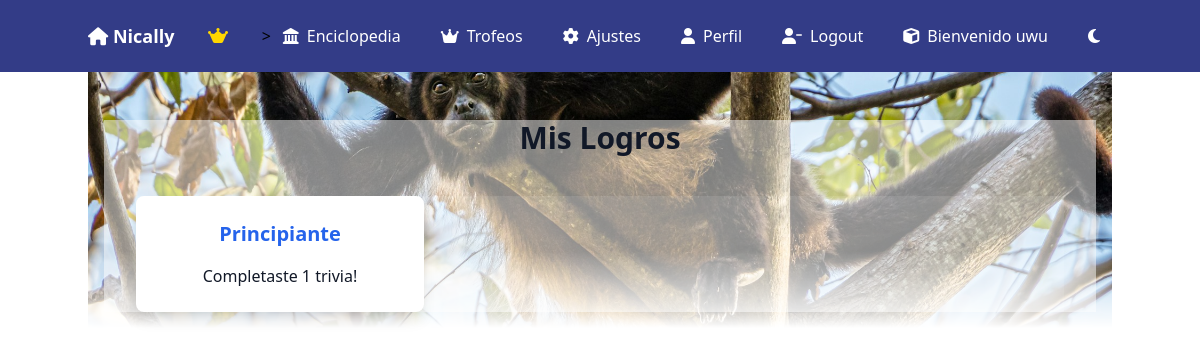
The app's page /achievements (signed in) with its own data.
### tables this page shows
CREATE TABLE achievements (
  achievement_id integer,
  title text,
  description text,
  PRIMARY KEY(achievement_id)
);

CREATE TABLE users (
  id integer,
  gmail text,
  password text,
  username text,
  gender char(1),
  birthday integer,
  PRIMARY KEY (id)
);

CREATE TABLE images (
  image text,
  image_id integer,
  horario integer,
  grande integer,
  PRIMARY KEY (image)
);

### app.py (the view)
@app.route("/achievements")
@require_profile_completion
def trophy():
     imagen_dia = get_random_image(1,0)
     imagen_noche = get_random_image(0,0)
     print(f"\n {imagen_dia}")
     print(f"\n {imagen_noche}")
     if "user_id" in session:
        con = get_con_connection()
        user_achievements = con.execute("""
            SELECT achievements.title, achievements.description
            FROM achievements
            JOIN user_achievements ON achievements.achievement_id = user_achievements.achievement_id
            WHERE user_achievements.user_id = ?
        """, (session["user_id"],)).fetchall()
        print(user_achievements)
        con.close()
        return render_template("achievements.html",imagen_dia = imagen_dia, imagen_noche = imagen_noche, achievements=user_achievements, username = session['username'])
     return redirect("/")

### app.py (called while the page is built)
@app.after_request
def after_request(response):
    response.headers["Cache-Control"] = "no-cache, no-store, must-revalidate"
    response.headers["Expires"] = 0
    response.headers["Pragma"] = "no-cache"
    return response

@app.context_processor
def inject_dark_mode():
    return dict(dark_mode=session.get('dark_mode', False))

def get_random_image(horario, grande):
    con = get_con_connection()
    rows = con.execute(
        "SELECT image FROM images WHERE horario = ? AND grande = ?",
        (horario, grande)
    ).fetchall()
    imagenes = [dict(row) for row in rows]
    if imagenes:
        return random.choice(imagenes)['image']
    return None

### helpers.py (called while the page is built)
def get_con_connection():
    db_path = os.path.abspath("users.db")
    con = sqlite3.connect(db_path)
    con.row_factory = sqlite3.Row
    return con

def require_profile_completion(f):
    @wraps(f)
    def decorated_function(*args, **kwargs):
        user_id = session.get("user_id")
        if not user_id:
            return redirect("/login")
        con = get_con_connection()
        user = con.execute("SELECT username, gender, birthday FROM users WHERE id = ?", (user_id,)).fetchone()
        con.close()
        print(dict(user))
        if not user["username"] or not user["gender"] or not user["birthday"]:
            return redirect("/profile")
        return f(*args, **kwargs)
    return decorated_function

### templates/achievements.html (shortened to what this page needs)
{% extends "layout.html" %}
{% block main %}
<div  class="  bg-opacity-50 relative container mx-auto mt-8 px-4 sm:px-6 lg:px-8 space-y-10 {% if dark_mode %}
        bg-gray-900
    {% else %}
        bg-white
    {% endif %}
">
    <h2 class="text-center text-2xl sm:text-3xl font-semibold mb-8  {{ 'text-white' if dark_mode else 'text-gray-900' }} ">Mis Logros</h2>
    {% if achievements %}
    <div  class="bg-opacity-10 {% if dark_mode %}
                relative grid grid-cols-1 sm:grid-cols-2 lg:grid-cols-3 gap-8 bg-gray-900
            {% else %}
                 relative grid grid-cols-1 sm:grid-cols-2 lg:grid-cols-3 gap-8 bg-white
            {% endif %}">
        {% for achievement in achievements %}
        <div class="relative flex flex-col items-center bg-white shadow-lg rounded-lg p-6 space-y-4 hover:shadow-xl transition {% if dark_mode %}
        bg-gray-900
    {% else %}
        bg-white
    {% endif %}
">
            <h3 class="text-lg sm:text-xl font-bold text-blue-600 text-center">{{ achievement.title }}</h3>
            <p class=" text-center  {{ 'text-white' if dark_mode else 'text-gray-900' }}">{{ achievement.description }}</p>
        </div>
        {% endfor %}
    </div>
    {% else %}
    <p class="text-center text-lg  {{ 'text-white' if dark_mode else 'text-gray-900' }} ">Aún no has desbloqueado ningún logro. ¡Sigue jugando para obtenerlos!</p>
    {% endif %}
</div>
{% endblock %}

### templates/layout.html (shortened to what this page needs)
<!DOCTYPE html>
<html lang="en">
<head>
    <link href="https://cdn.jsdelivr.net/npm/tailwindcss@2.0.0/dist/tailwind.min.css" rel="stylesheet">
    <link href="https://cdnjs.cloudflare.com/ajax/libs/font-awesome/6.6.0/css/all.min.css" rel="stylesheet">
    <link href="../static/styles.css" rel="stylesheet">
</head>
<body class="
    {% if dark_mode %}
        bg-gray-900
    {% else %}
        bg-white
    {% endif %}
">
    <nav style="background-color: #333c87;" class="bg-blue-500 p-4 z-2">
        <div class="container mx-auto flex justify-between items-center">
            <a href="/" class="text-white text-lg font-bold"> <i class="fa-solid fa-house"></i> Nically</a>
            <div id="box">
                {% for achievement in achievements %}
                    <a style="color:#FFD700"  href="/achievements" class="flex items-center gap-2 text-white hover:bg-blue-700 px-3 py-2 rounded w-full md:w-auto">
                        <i class="fa-brands fa-web-awesome "></i>
                    </a>
                {% endfor %}
            </div>
            <div id="menu" id="menu" class="hidden flex-col items-start space-y-2 mt-4 md:mt-0 md:flex md:flex-row md:items-center md:space-y-0 md:space-x-4">
>
                <a href="/enciclopedia" class="flex items-center gap-2 text-white hover:bg-blue-700 px-3 py-2 rounded w-full md:w-auto">
                    <i class="fa-solid fa-landmark"></i> Enciclopedia
                </a>
                <a href="/achievements" class="flex items-center gap-2 text-white hover:bg-blue-700 px-3 py-2 rounded w-full md:w-auto">
                    <i class="fa-solid fa-crown"></i> Trofeos
                </a>
                <a href="/settings" class="flex items-center gap-2 text-white hover:bg-blue-700 px-3 py-2 rounded w-full md:w-auto">
                    <i class="fa-solid fa-gear"></i> Ajustes
                </a>
                <a href="/user_profile" class="flex items-center gap-2 text-white hover:bg-blue-700 px-3 py-2 rounded w-full md:w-auto">
                    <i class="fa-solid fa-user"></i> Perfil
                </a>
                {% if not session.get('user_id') %}
                <a href="/login" class="flex items-center gap-2 text-white hover:bg-blue-700 px-3 py-2 rounded w-full md:w-auto">
                    <i class="fa-solid fa-pen-to-square"></i> Login
                </a>
                <a href="/register" class="flex items-center gap-2 text-white hover:bg-blue-700 px-3 py-2 rounded w-full md:w-auto">
                    <i class="fa-solid fa-file"></i> Register
                </a>
                {% else %}
                <a href="/logout" class="flex items-center gap-2 text-white hover:bg-blue-700 px-3 py-2 rounded w-full md:w-auto">
                    <i class="fa-solid fa-user-minus"></i> Logout
                </a>
                <h class="flex items-center gap-2 text-white hover:bg-blue-700 px-3 py-2 rounded w-full md:w-auto">
                    <i class="fa-solid fa-cube"></i> Bienvenido {{ username }}
                </h>
                {% endif %}
                <button id="dark-mode-toggle" onclick="toggleDarkMode()" class="flex items-center gap-2 text-white hover:bg-blue-700 px-3 py-2 rounded w-full md:w-auto transition-colors duration-200">
                    {% if dark_mode %}
                        <i class="fa-solid fa-sun"></i>
                    {% else %}
                        <i class="fa-solid fa-moon"></i>
                    {% endif %}
                </button>
            </div>
        </div>
    </nav>
    <div class=" relative container mx-auto p-4 ">
        <div class="absolute inset-0 -z-1 pointer-events-none">
            {% if dark_mode %}
            <img class=" imagen_noche w-full h-full object-cover" src="{{imagen_noche}}" >
            {% else %}
              <img class=" imagen w-full h-full object-cover" src="{{imagen_dia}}">
            {% endif %}
        </div>
        <div>
        {% block main %}{% endblock %}
    </div>
</body>
</html>

### static/styles.css (style rules this page uses)
#box { width: auto; height:auto; display: flex; gap: 1em; }
.imagen { mask-image: linear-gradient( white 70%, transparent ); }

### templates/layout.html (style rules this page uses)
html { visibility: hidden; }

### records on screen
achievements: title "Principiante", description "Completaste 1 trivia!"
users: username "uwu"
images: image (picture)
